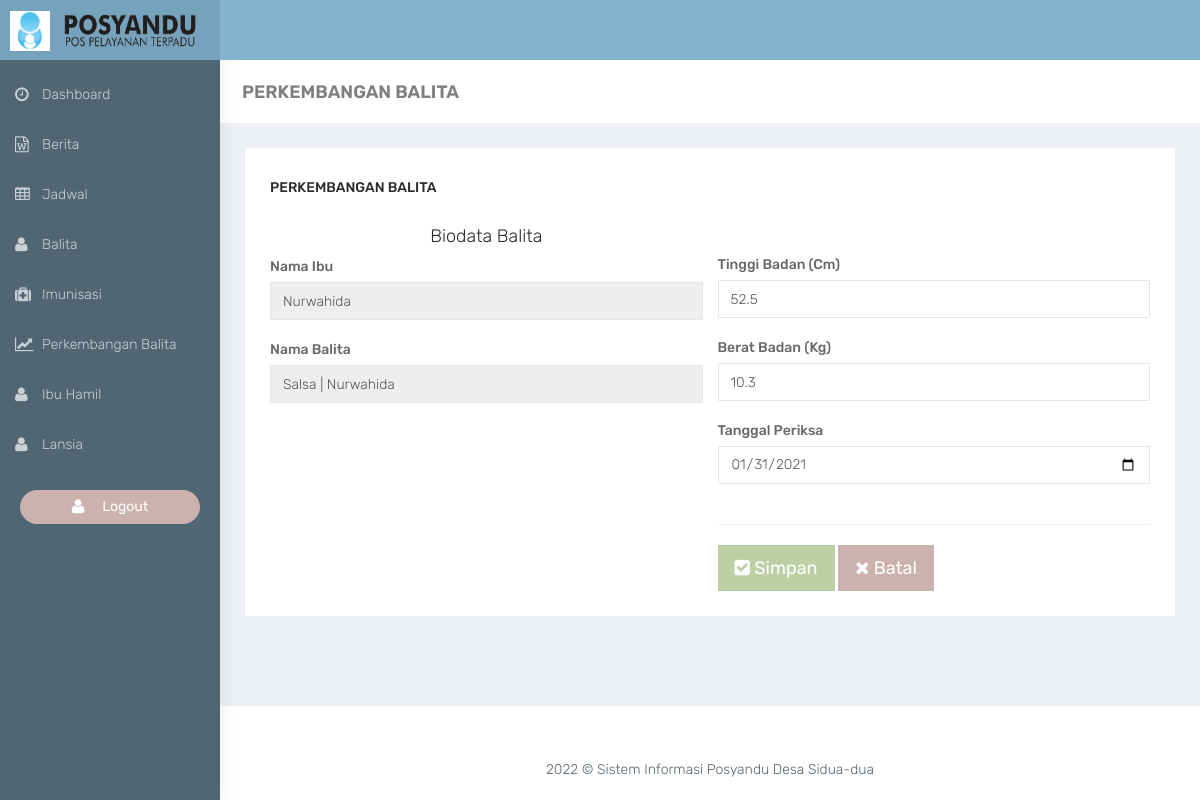
The page /admin/edit-perkembangan-balita.php?kode=20 on the database its author committed.
### tables this page shows
CREATE TABLE `balita` (
  `kode_balita` int(5) NOT NULL,
  `nik` char(16) NOT NULL,
  `nama_balita` varchar(100) NOT NULL,
  `tempat_lahir` varchar(50) NOT NULL,
  `tgl_lahir` date NOT NULL,
  `jenkel` enum('L','P') NOT NULL
);

CREATE TABLE `user` (
  `nik` char(16) NOT NULL,
  `nama` varchar(100) NOT NULL,
  `tempat_lahir` varchar(50) NOT NULL,
  `tgl_lahir` date NOT NULL,
  `alamat` varchar(100) NOT NULL,
  `no_hp` varchar(13) NOT NULL,
  `agama` varchar(9) NOT NULL,
  `pekerjaan` varchar(10) NOT NULL,
  `nama_suami` varchar(50) NOT NULL,
  `akses` enum('user','admin') NOT NULL,
  `username` varchar(20) NOT NULL,
  `password` varchar(255) NOT NULL
);

CREATE TABLE `perkembangan_balita` (
  `kode_balita` int(5) NOT NULL,
  `nik` char(16) NOT NULL,
  `bb_balita` decimal(3,1) NOT NULL,
  `tb_balita` decimal(4,1) NOT NULL,
  `tgl_periksa` date NOT NULL
);

### admin/edit-perkembangan-balita.php (the view, shortened to what this page needs)
<?php require_once('head.php');
if(isset($_GET['kode'])){
  $kd = $_GET['kode'];
  $sql = mysqli_query($con, "SELECT * from perkembangan_balita where kode_balita='$kd'");
  $data = mysqli_fetch_array($sql);
  $nikibu = $data['nik'];
  $sql2 = mysqli_query($con, "SELECT * FROM balita inner join user on user.nik=balita.nik WHERE balita.nik = '$nikibu'");
  $data2 = mysqli_fetch_array($sql2);
}
?>
       <div class="container-fluid">
            <div class="row bg-title">
                <div class="col-lg-3 col-md-4 col-sm-4 col-xs-12">
                    <h4 class="page-title">PERKEMBANGAN BALITA</h4>
                </div>
            </div>
            <div class="row">
                <div class="col-sm-12">
                    <div class="white-box">
                        <h3 class="box-title">Perkembangan Balita</h3>
                        <div class="row">
                            <div class="col-sm-6">
                                <h4 style="text-align: center;">Biodata Balita</h4>
                                <form method="post">
                                  <div class="sm-3">
                                        <label for="exampleInputEmail1" class="form-label">Nama Ibu</label>
                                        <input type="text" name="" class="form-control" id="" readonly value="<?php echo ucwords($data2['nama']) ?>">
                                    </div><br>
                                    <div class="sm-3">
                                        <label for="exampleInputPassword1" class="form-label">Nama Balita</label>
                                        <input type="text" name="" class="form-control" id="" readonly value="<?php echo ucwords($data2['nama_balita'])." | ".ucwords($data2['nama']) ?>">
                                    </div><br>
                            </div>
                            <div class="col-sm-6"><br><br>
                                    <div class="sm-3">
                                        <label for="exampleInputPassword1" class="form-label">Tinggi Badan (Cm)</label>
                                        <input type="number" min="0" step=".1" name="tb" class="form-control" required value="<?= $data['tb_balita'] ?>">
                                    </div><br>
                                    <div class="sm-3">
                                        <label for="exampleInputPassword1" class="form-label">Berat Badan (Kg)</label>
                                        <input type="number" name="bb" min="0" step=".1" class="form-control" required value="<?= $data['bb_balita'] ?>">
                                    </div><br>
                                    <div class="sm-3">
                                        <label for="exampleInputPassword1" class="form-label">Tanggal Periksa</label>
                                        <input type="date" name="tgl" class="form-control" required value="<?= $data['tgl_periksa'] ?>">
                                    </div><br>
                                    <hr>
                                    <button name="tambah" class="btn btn-success btn-lg"><i class="fa fa-check-square"></i> Simpan</button>
                                    <a href="perkembangan-balita.php" class="btn btn-danger btn-lg"><i class="fa fa-times"></i> Batal</a>
                            </div>
                        </div>
                    </div>
                </div>
            </div>
        </div>
<?php require_once('footer.php'); ?>

### admin/css/colors/blue-dark.css (style rules this page uses)
body { background:#516673 }

### rows shown on the page
balita: nama "Nurwahida", nama_balita.nama "Salsa | Nurwahida"
perkembangan_balita: tb "52.5", bb "10.3", tgl "01/31/2021"
